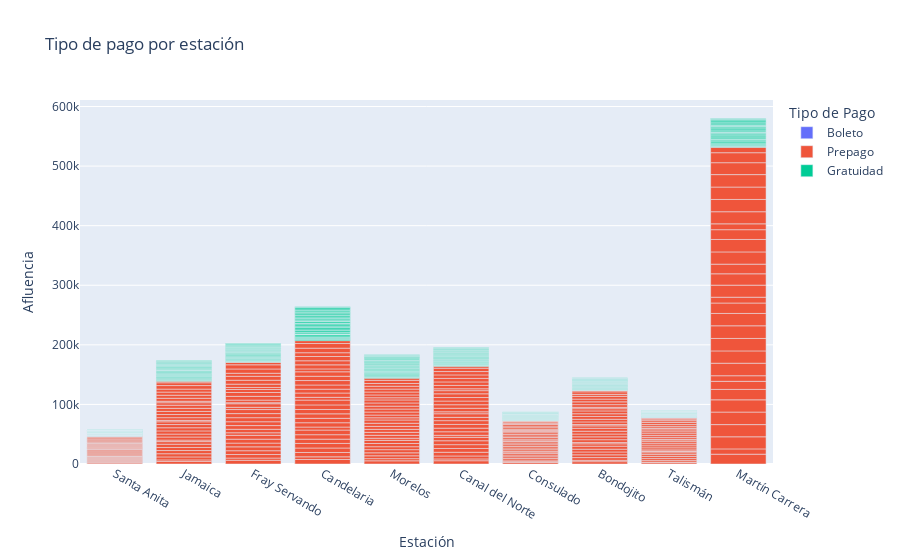

The code cell stored with this chart in its notebook:
### Code cell
fig = px.bar(linea_4, x="estacion", y="afluencia", color="tipo_pago",
                 labels={"estacion": "Estación",
                         "afluencia": "Afluencia",
                         "tipo_pago": "Tipo de Pago"},
                 title="Tipo de pago por estación")
fig.show()

### Figure 1 — Plotly figure (JSON) as saved in the notebook; plotly's stock layout.template omitted (floating-point values rounded to 4 significant figures; data arrays with more than 128 entries replaced by an {"elided": "..."} marker saying what was removed)
{"data": [{"alignmentgroup": "True", "hovertemplate": "Tipo de Pago=Boleto<br>Estación=%{x}<br>Afluencia=%{y}<extra></extra>", "legendgroup": "Boleto", "marker": {"color": "#636efa", "pattern": {"shape": ""}}, "name": "Boleto", "offsetgroup": "Boleto", "orientation": "v", "showlegend": true, "textposition": "auto", "type": "bar", "x": {"elided": "300 str values"}, "xaxis": "x", "y": {"elided": "300 int values"}, "yaxis": "y"}, {"alignmentgroup": "True", "hovertemplate": "Tipo de Pago=Prepago<br>Estación=%{x}<br>Afluencia=%{y}<extra></extra>", "legendgroup": "Prepago", "marker": {"color": "#EF553B", "pattern": {"shape": ""}}, "name": "Prepago", "offsetgroup": "Prepago", "orientation": "v", "showlegend": true, "textposition": "auto", "type": "bar", "x": {"elided": "300 str values"}, "xaxis": "x", "y": {"elided": "300 int values"}, "yaxis": "y"}, {"alignmentgroup": "True", "hovertemplate": "Tipo de Pago=Gratuidad<br>Estación=%{x}<br>Afluencia=%{y}<extra></extra>", "legendgroup": "Gratuidad", "marker": {"color": "#00cc96", "pattern": {"shape": ""}}, "name": "Gratuidad", "offsetgroup": "Gratuidad", "orientation": "v", "showlegend": true, "textposition": "auto", "type": "bar", "x": {"elided": "300 str values"}, "xaxis": "x", "y": {"elided": "300 int values"}, "yaxis": "y"}], "layout": {"barmode": "relative", "legend": {"title": {"text": "Tipo de Pago"}, "tracegroupgap": 0}, "title": {"text": "Tipo de pago por estación"}, "xaxis": {"anchor": "y", "domain": [0, 1], "title": {"text": "Estación"}}, "yaxis": {"anchor": "x", "domain": [0, 1], "title": {"text": "Afluencia"}}}}
